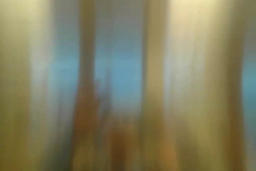
#> input picture Frames/img0001.png, 256 x 171 px, shrunk from 720 x 480 before the run, found by its file name; the run also reads 1 picture not shown here
$ python poravnava.py
#> lines starting #> are read from the running program, lines starting #| are printed output that depends on the picture; after the words box and inside, x2 and y2 are one past the last pixel; in counts of white or black regions, pixels touching at a corner belong together
### piramidna_poskus2.py
from scipy.ndimage.filters import convolve
import numpy as np

from interpolacija import interpn

from funkcije import showImage
import cv2
import scipy.ndimage as ni
#predlagan s strani Horn- Schunck, redefiniram (uposteva Neumanove robne pogoje sistema diff enačb):
kernelAvg = np.array([[1/12, 1/6, 1/12],
                        [1/6,    0, 1/6],
                        [1/12, 1/6, 1/12]], dtype=np.float32)


kernelX = np.array([[-1, 1],
                        [-1, 1]])*(1/4)

kernelY = np.array([[-1, -1],
                        [1, 1]]) *(1/4)

kernelT = np.array([[1, 1],
                        [1, 1]]) *(1/4)
def discreteGaussian2D(iSigma):
    U = int(2*np.ceil(3*iSigma) +1)
    V = U
    oKernel = np.zeros((U,V))
    for u in list(range(int(-(U-1)/2), int((U-1)/2)+1, 1)):
        for v in list(range(int(-(V-1)/2), int((V-1)/2)+1, 1)):
            oKernel[u+int((U-1)/2),v+int((V-1)/2)] = ((2*np.pi)**(-1)*iSigma**(-2))*np.exp(-(u**2+v**2)/2/iSigma**2)

    return oKernel/np.sum(oKernel)


def bicubicInterpolateWarp(I2,U,V):
    dy,dx=I2.shape
    x = np.arange(0, dx, 1)
    y = np.arange(0, dy, 1)
    Y, X = np.meshgrid(y, x, indexing='ij')  #tocke prej
    f = I2
    xi = np.arange(0, dx, 1.0)
    yi = np.arange(0, dy, 1.0)
    Yi, Xi = np.meshgrid(yi, xi, indexing='ij')#tocke potem
    Xi -= U
    Yi -= V
    fi = interpn([Yi, Xi], [y, x], f,order=3) #3. red
    return fi

def upscaleDownscaleInterp(I,nj):
    '''
    I: image to scale, nj>1 upscale, nj<1 downscale
    '''

    dy,dx=I.shape
    x = np.arange(0, dx, 1)
    y = np.arange(0, dy, 1)
    Y, X = np.meshgrid(y, x, indexing='ij')  #tocke prej
    f = I
    xi = np.arange(0, dx, 1/nj)
    yi = np.arange(0, dy, 1/nj)
    Yi, Xi = np.meshgrid(yi, xi, indexing='ij')#tocke potem
    fi = interpn([Yi, Xi], [y, x], f,order=3) #3. red
    return fi

def imageGradient( iImage ):
    """Gradient slike s Sobelovim operatorjem"""
    iImage = np.array( iImage, dtype='float' )
    iSobel = np.array( ((0,0,0),(-1,0,1),(0,0,0)) )
    oGx = ni.convolve( iImage, iSobel, mode='constant' )
    oGy = ni.convolve( iImage, np.transpose( iSobel ), mode='constant' )
    return oGx, oGy


def HSOF(I1,I2,U,V,alpha,eps,Nmaxiter,Nwarps, w=1):

    #compute I2x,I2y
    #I2x=convolve(I1,kernelX,mode='nearest') + convolve(I2,kernelX,mode='nearest')
    #I2y=convolve(I1,kernelY,mode='nearest') + convolve(I2,kernelY,mode='nearest')
    I2x,I2y=imageGradient(I2)

    for n in range(1,Nwarps+1):
        #compute I2(x+h), I2x(x+h), I2y(x+h)
        I2w=bicubicInterpolateWarp(I2,U,V)
        I2xw=bicubicInterpolateWarp(I2x,U,V)
        I2yw=bicubicInterpolateWarp(I2y,U,V)

        Un=U
        Vn=V
        r=0
        stopCrit=1
        while (r<Nmaxiter) and stopCrit>eps:
            #print(U)
            #compute A(u) , A(v)
            Uk=np.copy(U)
            Vk=np.copy(V)
            Au=convolve(U,kernelAvg,mode='nearest')
            Av=convolve(V,kernelAvg,mode='nearest')
            Utmp=(1-w)*Uk + w*((I1-I2w+I2xw*Un-I2yw*(V-Vn))*I2xw+alpha**2*Au)/(np.square(I2xw)+alpha**2)
            Vtmp=(1-w)*Vk + w*((I1-I2w-I2xw*(U-Un)+I2yw*Vn)*I2yw+alpha**2*Av)/(np.square(I2yw)+alpha**2)
            U=Utmp
            V=Vtmp
            #compute stopping criterion
            stopCirt=1/np.size(I2)*np.sum( np.square((U-Uk))+ np.square((V-Vk)))
            r=r+1
    return U,V


def piramidna2(I1,I2,alpha,eps,nj,Nmaxiter,Nwarps,Nscales):

    # [6 lines of commented-out code are left out]
    I1s=[I1]
    I2s=[I2]
    Us=[np.zeros(I1.shape,dtype=np.float32)]
    Vs=[np.zeros(I1.shape,dtype=np.float32)]
    sigma0=0.6
    sigmanj=sigma0*np.sqrt(nj**(-2)-1)
    kernelGauss06nj=discreteGaussian2D(sigmanj)

    for s in range(1,Nscales):
        #glajenje pred decimacijo
        I1tmp=convolve(I1s[s-1],kernelGauss06nj)
        I2tmp=convolve(I2s[s-1],kernelGauss06nj)
        #downscale imgs
        I1d=upscaleDownscaleInterp(I1tmp,nj)
        I2d=upscaleDownscaleInterp(I2tmp,nj)
        #print(I1d.shape)
        #showImage(Itmp1)
        #showImage(Itmp2)
        I1s.append(I1d)
        I2s.append(I2d)
        Us.append(np.zeros(I1d.shape,dtype=np.float32))
        Vs.append(np.zeros(I1d.shape,dtype=np.float32))


    #U=np.zeros(I1s[len(I1s)-1].shape,dtype=np.float64)
    #V=np.zeros(I1s[len(I1s)-1].shape,dtype=np.float64)

    for s in range(Nscales-1,-1,-1):
        U,V=HSOF(I1s[s],I2s[s],Us[s],Vs[s],alpha,eps,Nmaxiter,Nwarps)
        if s!=0:
            # [5 lines of commented-out code are left out]
            U=cv2.resize(U, dsize=(I1s[s-1].shape[1],I1s[s-1].shape[0]), interpolation=cv2.INTER_CUBIC) #pazi, dsize je kot x,y!!!
            V=cv2.resize(V, dsize=(I1s[s-1].shape[1],I1s[s-1].shape[0]), interpolation=cv2.INTER_CUBIC) #pazi, dsize je kot x,y!!!
            #print(U.shape)
            Us[s-1]=1/nj*U
            Vs[s-1]=1/nj*V
    return U,V

# [10 lines that do not run on import are left out]

### interpolacija.py
from scipy.ndimage import map_coordinates
import numpy as np

#vir: kolegi iz biomedicinske tehnike so imeli to priloženo na vajah

def interpn(ti, t, f, order=1, **kwargs):
    '''
    Interpolacija ND funkcij definiranih na enakomerni mreži točk.

    Parametri
    ---------
    ti : podatkovno polje
        Seznam komponent točk v katerih je potrebno izračunati
        (interpolirati) funkcijske vrednosti.
    t : podatkovno polje
        Seznam vektorjev enakomerno razporejenih vzorčnni točk vzdolž vseh
        koordinatnih osi (razsežnosti).
    f : podatkovno polje
        Funkcijske vrednosti na ND mreži vzorčnih točkah, ki jo napenjajo
        vektorji v t. Velikost podatkovnega polja f mora
        ustrezati (t[0].size, t[1].size, ..., t[-1].size).
    order : int, neobvezno
        Red interpolacije. 0 - najbližji sosed, 1 - linearna ...
    kwargs : razno, neobvezno
        Preostali poimensko podani parametri se posredujejo funkciji
        map_coordinates.

    Vrne
    ----
    fti : podatkovno polje
        Funkcijske vrednosti v točkah f[t[0], t[1], ..., t[-1]].

    Primer
    ------
    >>> import numpy as np
    >>> from matplotlib import pyplot as pp
    >>> from mpl_toolkits.mplot3d import Axes3D
    >>>
    >>> x = np.linspace(-1, 1, 15)
    >>> y = np.linspace(-1, 1, 10)
    >>> Y, X = np.meshgrid(y, x, indexing='ij')
    >>> f = 1.0/(X**2 + Y**2 + 1)
    >>>
    >>> xi = np.linspace(0, 1, 30)
    >>> yi = np.linspace(0, 1, 30)
    >>> Yi, Xi = np.meshgrid(yi, xi, indexing='ij')
    >>> fi = interpn([Yi, Xi], [y, x], f)
    >>>
    >>> fig = pp.figure()
    >>> ax = fig.add_subplot(111, projection='3d')
    >>> ax.plot_wireframe(X, Y, f, color='r', label='vzorčne točke')
    >>> ax.plot_wireframe(Xi, Yi, fi, color='g', label='interpolirane vrednosti')
    >>> ax.legend()
    '''

    f = np.asarray(f)

    if t is not None:
        N = len(t) # space dimensionality
        if N != len(ti):
            raise IndexError('Dimensions of the coordinates must agree!')

        tind = []
        for i in range(N):
            if t[i] is not None:
                tmp = t[i].flatten()
                tind.append((ti[i] - tmp[0])*
                            ((tmp.size - 1)/(tmp[-1] - tmp[0])))
            else:
                tind.append(ti[i])
    else:
        tind = ti
    return map_coordinates(f, np.asarray(tind), order=order, **kwargs)

### plots_and_reads.py
from PIL import Image
import re
import numpy
import matplotlib.pyplot as plt
import numpy as np
import PIL.Image as im
from funkcije import saveImage
# [5 lines left out: function convertToGray, not called in this run]
'''
def read_pgm(filename, byteorder='>'): #vir stackoverflow https://stackoverflow.com/questions/7368739/numpy-and-16-bit-pgm
    """Return image data from a raw PGM file as numpy array.

    Format specification: http://netpbm.sourceforge.net/doc/pgm.html

    """
    with open(filename, 'rb') as f:
        buffer = f.read()
    try:
        header, width, height, maxval = re.search(
            b"(^P5\s(?:\s*#.*[\r\n])*"
            b"(\d+)\s(?:\s*#.*[\r\n])*"
            b"(\d+)\s(?:\s*#.*[\r\n])*"
            b"(\d+)\s(?:\s*#.*[\r\n]\s)*)", buffer).groups()
    except AttributeError:
        raise ValueError("Not a raw PGM file: '%s'" % filename)

    return convertToGray(np.array(numpy.frombuffer(buffer,
                            dtype='u1' if int(maxval) < 256 else byteorder+'u2',
                            count=int(width)*int(height),
                            offset=len(header)
                            ).reshape((int(height), int(width))), dtype='float'))
'''

# [35 lines left out: functions showImage, genImgsIntoArray, not called in this run]


def quiverOnImage(u, v, iImage, scale=3, step=5,showOrSave='show',path=''):
    """
    na novo napisan quiver plot, da lahko rišem bolj na redko
    """
    u=-u #
    v=-v #
    ax = plt.figure().gca()
    ax.imshow(iImage, cmap='gray', origin='upper')
    for i in range(0, u.shape[0], step):
        for j in range(0, v.shape[1], step):
            ax.arrow(j,i, u[i, j]*scale, v[i, j]*scale, color='red',
                     head_width=1.5, head_length=1) #navadni quiverplot mi ni sluzil dobro, zato sem ga spisal na roke
    plt.draw()
    if showOrSave=='show':
        plt.show()
    elif showOrSave=='save':
        plt.savefig(path+'.png')

def convertHSV2RGB( iImage):
    #pretvorba barvne slike iz barvnega prostora HSV v RGB
    iImage = iImage.astype('float') #vrača uint8 sliko
    h = iImage[:,:,0]
    s = iImage[:,:,1]
    v = iImage[:,:,2]

    C = v * s
    X = C * (1.0 - np.abs( ( (h/60.0) % 2.0 ) -1 ) )
    m = v - C

    r = np.zeros_like( h )
    g = np.zeros_like( h )
    b = np.zeros_like( h )

    r[ (h>=0.0) * (h<60.0) ] = C[ (h>=0.0) * (h<60.0) ]
    g[ (h>=0.0) * (h<60.0) ] = X[ (h>=0.0) * (h<60.0) ]

    r[ (h>=60.0) * (h<120.0) ] = X[ (h>=60.0) * (h<120.0) ]
    g[ (h>=60.0) * (h<120.0) ] = C[ (h>=60.0) * (h<120.0) ]

    g[ (h>=120.0) * (h<180.0) ] = C[ (h>=120.0) * (h<180.0) ]
    b[ (h>=120.0) * (h<180.0) ] = X[ (h>=120.0) * (h<180.0) ]

    g[ (h>=180.0) * (h<240.0) ] = X[ (h>=180.0) * (h<240.0) ]
    b[ (h>=180.0) * (h<240.0) ] = C[ (h>=180.0) * (h<240.0) ]

    r[ (h>=240.0) * (h<300.0) ] = X[ (h>=240.0) * (h<300.0) ]
    b[ (h>=240.0) * (h<300.0) ] = C[ (h>=240.0) * (h<300.0) ]

    r[ (h>=300.0) * (h<360.0) ] = C[ (h>=300.0) * (h<360.0) ]
    b[ (h>=300.0) * (h<360.0) ] = X[ (h>=300.0) * (h<360.0) ]

    r = r + m
    g = g + m
    b = b + m

    #ustvari izhodno sliko
    oImage = np.zeros_like( iImage )
    oImage[:,:,0] = r
    oImage[:,:,1] = g
    oImage[:,:,2] = b


    #zaokrozevanje vrednosti
    oImage = 255.0 * oImage
    oImage[oImage>255.0]= 255.0
    oImage[oImage<0.0] = 0.0

    oImage = oImage.astype('uint8')


    return oImage

'''
def scaleImage(iImage, iSlopeA, iIntersectionB):
    iImageType = iImage.dtype
    iImage = iImage.astype('float')
    oImage = iSlopeA*iImage + iIntersectionB
    if iImageType.kind in ('u' , 'i'):
        oImage[oImage<np.iinfo(iImageType).min]=np.iinfo(iImageType).min
        oImage[oImage>np.iinfo(iImageType).max]=np.iinfo(iImageType).max  ##omejiti moramo podatke na omejitve input tipa
    return np.array(oImage, dtype = iImageType)

def windowImage( iImage, iCenter, iWidth ):
    iImageType = iImage.dtype
    if iImageType.kind in ('u','i'):
        iMaxValue= np.iinfo(iImageType).max
        iMinValue= np.iinfo(iImageType).min

    else:
        iMaxValue = np.max(iImage)
        iMinValue = np.min(iImage)
    iRange = iMaxValue - iMinValue

    iSlopeA = iRange/float(iWidth)
    iInterceptB = -iSlopeA * (float(iCenter) - iWidth/2)


    return scaleImage(iImage, iSlopeA, iInterceptB)

def window_middle80_parameters(image):
    # YOUR CODE HERE
    sortirana=np.array(sorted(image.flatten()))
    #print(len(sortirana))
    ind_0_1=int(len(sortirana)*0.1)-1
    val_0_1=sortirana[ind_0_1]
    ind_0_9=int(len(sortirana)*0.9)-1
    val_0_9=sortirana[ind_0_9]

    w=val_0_9-val_0_1
    c=(val_0_1+val_0_9)/2

    return (c, w)
'''

import cv2
def optFlowColorVisualisation(u,v,iImage,showOrSave='show',path=''):
    '''
    Vizualizacja optičnega toka z barvami.
    Polarni kot in dolžina vektroja optičnega toka (u,v) določata h in s kanal hsv

    '''
    u=-u #obrnem optični tok, ker rišem iz slike 1 v dva, tok pa računam iz 2 v 1
    v=-v #
    #u, v v kot in dolz
    iImage=np.array(iImage)
    kot=(np.arctan2(-v,u)/np.pi*180) %360
    dolz=np.sqrt(np.square(u)+np.square(v))
    h = kot
    kot[np.isnan( kot )] = 0
    #s = np.divide( (dolz-np.amin(dolz)),(np.amax(dolz)-np.amin(dolz)))
    #s[np.isnan( s )] = 0
    #s = np.ones(iImage.shape)
    s = cv2.normalize(dolz, None, 0, 1, cv2.NORM_MINMAX)
    v = np.ones(iImage.shape) #value naj bo vedno 1
    iRGB=convertHSV2RGB(np.dstack((h,s,v)))
    if showOrSave=='show':
        plt.figure()
        plt.imshow(iRGB)
        plt.show()
    elif showOrSave=='save':
        plt.figure()
        plt.imshow(iRGB)
        plt.savefig(path+'.png')
    #    saveImage(path,np.array(iRGB),'png')

### funkcije.py
# -*- coding: utf-8 -*-
"""
Created on Mon May 25 10:16:43 2015

@author: Ziga Spiclin

Vaja 10: Sledenje in analiza gibanja
"""

import scipy.ndimage as ni
import matplotlib.pyplot as plt
import matplotlib.cm as cm
import numpy as np
import scipy as sp
from scipy.interpolate import interpn
import matplotlib.animation as animation

#------------------------------------------------------------------------------
# POMOZNE FUNKCIJE
# [78 lines left out: functions showImage, colorToGray, discreteConvolution2D, imageGradient, decimateImage2D, not called in this run]

def interpolate1Image2D( iImage, iCoorX, iCoorY ):
    """Funkcija za interpolacijo prvega reda"""
    # pretvori vhodne spremenljivke v np polje
    iImage = np.asarray( iImage )
    iCoorX = np.asarray( iCoorX )
    iCoorY = np.asarray( iCoorY )
    # preberi velikost slike in jedra
    dy, dx = iImage.shape
    # ustvari 2d polje koordinat iz 1d vhodnih koordinat (!!!)
    if np.size(iCoorX) != np.size(iCoorY):
        print('Stevilo X in Y koordinat je razlicno!')
        iCoorX, iCoorY = np.meshgrid(iCoorX, iCoorY, sparse=False, indexing='xy')
    #------------------------------- za hitrost delovanja
    return interpn( (np.arange(dy),np.arange(dx)), iImage, \
                      np.dstack((iCoorY,iCoorX)),\
                      method='linear', bounds_error=False)\
                      .astype( iImage.dtype )

def transAffine2D( iScale=(1, 1), iTrans=(0, 0), iRot=0, iShear=(0, 0) ):
    """Funkcija za poljubno 2D afino preslikavo"""
    iRot = iRot * np.pi / 180
    oMatScale = np.matrix( ((iScale[0],0,0),(0,iScale[1],0),(0,0,1)) )
    oMatTrans = np.matrix( ((1,0,iTrans[0]),(0,1,iTrans[1]),(0,0,1)) )
    oMatRot = np.matrix( ((np.cos(iRot),-np.sin(iRot),0),\
                          (np.sin(iRot),np.cos(iRot),0),(0,0,1)) )
    oMatShear = np.matrix( ((1,iShear[0],0),(iShear[1],1,0),(0,0,1)) )
    # ustvari izhodno matriko
    oMat2D = oMatTrans * oMatShear * oMatRot * oMatScale
    return oMat2D

def transformImage( iImage, oMat2D ):
    """Preslikaj 2D sliko z linearno preslikavo"""
    # ustvari diskretno mrezo tock
    gx, gy = np.meshgrid( range(iImage.shape[1]), \
                          range(iImage.shape[0]), \
                          indexing = 'xy' )
    # ustvari Nx3 matriko vzorcnih tock
    pts = np.vstack( (gx.flatten(), gy.flatten(), np.ones( (gx.size,))) ).transpose()
    # preslikaj vzorcne tocke
    pts = np.dot( pts, oMat2D.transpose() )
    # ustvari novo sliko z interpolacijo sivinskih vrednosti
    oImage = interpolate1Image2D( iImage, \
                                  pts[:,0].reshape( gx.shape ), \
                                  pts[:,1].reshape( gx.shape ) )
    oImage[np.isnan( oImage )] = 0
    return oImage

# [82 lines left out: functions showVideo, drawPathToFrame, loadVideo, not called in this run]

# test funkcije
# [9 lines that do not run on import are left out]

#%% Naloga 2: Funkcija za poravnavo z Lucas-Kanade postopkom
# [33 lines left out: function regLucasKanade, not called in this run]

# test funkcije
# [15 lines that do not run on import are left out]

#%% Naloga 3: Funkcija za poravnavo s piramidnim Lucas-Kanade postopkom
# [25 lines left out: function regPyramidLK, not called in this run]

# test funkcije
# [15 lines that do not run on import are left out]

#%% Naloga 4: Funkcija za sledenje tarci z Lucas-Kanade postopkom
# [26 lines left out: function trackTargetLK, not called in this run]

# test funkcije
# [12 lines that do not run on import are left out]
def saveImage(iPath, iImage, iFormat):
    '''
    Shrani sliko v standardnem formatu (bmp, jpg, png, tif, gif, idr.)

    Parameters
    ----------
    iPath : str
        Pot do slike z željenim imenom slike
    iImage : numpy.ndarray
        Matrična predstavitev slike
    iFormat : str
        Željena končnica za sliko (npr. 'bmp')

    Returns
    ---------
    Nothing

    '''
    from PIL import Image
    if iImage.ndim == 3:
        iImage = np.transpose(iImage,[1,2,0])

    img = Image.fromarray(iImage) # ustvari slikovni objekt iz matrike
    img=img.convert('RGB')
    img.save(iPath.split('.')[0] + '.' + iFormat)

### poravnava.py
from funkcije import transformImage,transAffine2D,showImage,saveImage
from hornSchunk import HornSchunck
from PIL import Image
import matplotlib.pyplot as plt
from matplotlib.pyplot import hist2d
from plots_and_reads import quiverOnImage,optFlowColorVisualisation
import numpy as np
from horn_schunck_piramida import HSpiramida
import scipy as si
oPar=[-3,-3]
# [9 lines of commented-out code are left out]
imgFixColor=np.array(Image.open('C:/koncniRV/Frames/img0001.png'))
#> imgFixColor is the input picture: shape (171, 256, 3); mean R, G, B 128.9, 126.3, 97
iImgMovColor=np.array(Image.open('C:/koncniRV/Frames/img0002.png'))
imgFix = np.array(Image.open('C:/koncniRV/Frames/img0001.png').convert('L'), dtype=np.float32)
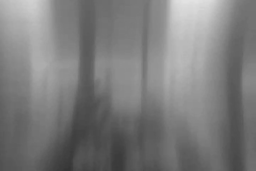
#> imgFix: shape (171, 256) float32; min 53, max 226, mean 123.7
iImgMov = np.array(Image.open('C:/koncniRV/Frames/img0002.png').convert('L'), dtype=np.float32)
#print(np.array(iImgMov))
#u,v=HornSchunck(imgFix,iImgMov,0.1,100)
#parInv=(si.median(u),si.median(v)) #parametri inverzne preslikave, mediana ni ok
im1=imgFix
im2=iImgMov
from piramidna_poskus2 import  piramidna2,bicubicInterpolateWarp

#u,v=piramidna2(imgFix,iImgMov,alpha=0.3,eps=0.0001,nj=0.5,nScales=5,nWarps=10,maxiter=150)
u,v=piramidna2(imgFix,iImgMov,7,0.001,0.5,150,10,5)
#> after the loop in piramidna2, `for s in range(1,Nscales):`: I1s = 5 items
#> the loop in piramidna2, `for s in range(Nscales-1,-1,-1):` made 5 passes
print('u',u,u.shape)
#> (printed output is left out)

quiverOnImage(u,v,imgFix,scale=1,step=10)
optFlowColorVisualisation(u,v,imgFix) #še ne dela ok.
#> in optFlowColorVisualisation, `v = np.ones(iImage.shape)`: v: shape (171, 256) float64; every value is 1
#> in convertHSV2RGB, `m = v - C`:
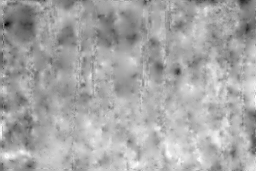
#> m: shape (171, 256) float64; min 0, max 1, mean 0.657
#> in convertHSV2RGB, `r = np.zeros_like( h )`: r: shape (171, 256) float64; every value is 0
#> in convertHSV2RGB, `r[ (h>=0.0) * (h<60.0) ] = C[ (h>=0.0) * (h<60.0) ]`: r: shape (171, 256) float64; min 0, max 0.0842, mean 1.19e-05
#> in convertHSV2RGB, `g[ (h>=0.0) * (h<60.0) ] = X[ (h>=0.0) * (h<60.0) ]`: g: shape (171, 256) float64; min 0, max 0.0684, mean 5.76e-06
#> in convertHSV2RGB, `r[ (h>=60.0) * (h<120.0) ] = X[ (h>=60.0) * (h<120.0) ]`: r: shape (171, 256) float64; min 0, max 0.193, mean 0.00104
#> in convertHSV2RGB, `g[ (h>=60.0) * (h<120.0) ] = C[ (h>=60.0) * (h<120.0) ]`: g: shape (171, 256) float64; min 0, max 0.593, mean 0.00777
#> in convertHSV2RGB, `r[ (h>=240.0) * (h<300.0) ] = X[ (h>=240.0) * (h<300.0) ]`:
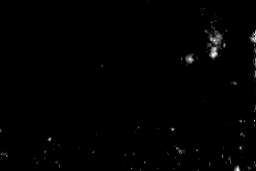
#> r: shape (171, 256) float64; min 0, max 0.193, mean 0.00121; drawn with min black and max white
#> in convertHSV2RGB, `b[ (h>=240.0) * (h<300.0) ] = C[ (h>=240.0) * (h<300.0) ]`:
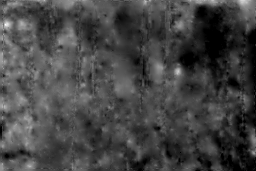
#> b: shape (171, 256) float64; min -3.32e-20, max 1, mean 0.27; drawn with min black and max white
#> in convertHSV2RGB, `r[ (h>=300.0) * (h<360.0) ] = C[ (h>=300.0) * (h<360.0) ]`: r: shape (171, 256) float64; 0.02% of pixels changed, all inside (x1, y1, x2, y2) = (5, 152, 199, 164)
#> in convertHSV2RGB, `g = g + m`:
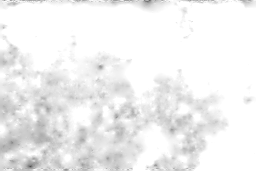
#> g: shape (171, 256) float64; min 0.311, max 1, mean 0.942
#> in convertHSV2RGB, `b = b + m`:
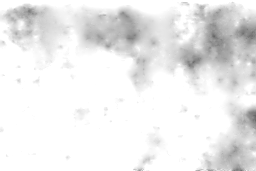
#> b: shape (171, 256) float64; min 0.407, max 1, mean 0.927
#> in convertHSV2RGB, `oImage = np.zeros_like( iImage )`: oImage: shape (171, 256, 3) float64; every value is 0
#> in convertHSV2RGB, `oImage[:,:,2] = b`:
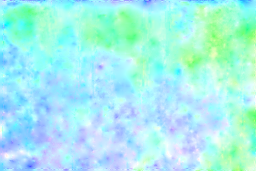
#> oImage: shape (171, 256, 3) float64; mean of channels 0, 1, 2 0.658, 0.942, 0.927; drawn as R, G, B
nbins=1000
razpon=(-5,5)
h,xe,ye,m=hist2d(u.flatten(),v.flatten(),bins=(nbins,nbins), range=(razpon,razpon))
#> xe = 1001 values from -5 to 5; ye = 1001 values from -5 to 5
najskup=np.argmax(h)
#> najskup = 572471
najy,najx=int(najskup%nbins),int(najskup//nbins)
#> najy = 471; najx = 572
parInv=[ razpon[0] + (razpon[1]-razpon[0])/nbins*(najx-1), razpon[0] + (razpon[1]-razpon[0])/nbins*(najy-1) ]
#> parInv = [0.71, -0.3]
iBack=transformImage(iImgMov,transAffine2D(iTrans = (-parInv[0],-parInv[1])))
#> in transAffine2D, `iRot = iRot * np.pi / 180`: iRot = 0
#> in transAffine2D, `oMatScale = np.matrix( ((iScale[0],0,0),(0,iScale[1],0),(0,0,1)) )`: oMatScale = [[1, 0, 0], [0, 1, 0], [0, 0, 1]]
#> in transAffine2D, `oMatTrans = np.matrix( ((1,0,iTrans[0]),(0,1,iTrans[1]),(0,0,1)) )`: oMatTrans = [[1, 0, -0.71], [0, 1, 0.3], [0, 0, 1]]
#> in transAffine2D, `oMatRot = np.matrix( ((np.cos(iRot),-np.sin(iRot),0),\ (np.sin(iRot),n..`: oMatRot = [[1, 0, 0], [0, 1, 0], [0, 0, 1]]
#> in transAffine2D, `oMat2D = oMatTrans * oMatShear * oMatRot * oMatScale`: oMat2D = [[1, 0, -0.71], [0, 1, 0.3], [0, 0, 1]]
#> in interpolate1Image2D, `dy, dx = iImage.shape`: dy = 171; dx = 256
plt.imshow(iBack,cmap='gray')
plt.show()
plt.imshow(imgFix-iBack,cmap='gray')
plt.show()
#iBackColor=transformImage(iImgMovColor,transAffine2D(iTrans = (-parInv[0],-parInv[1])))
saveImage('C:/koncniRV/Frames/2v1',iBack,'png')
saveImage('C:/koncniRV/Frames/1',im1,'png')
saveImage('C:/koncniRV/Frames/2',im2,'png')
saveImage('C:/koncniRV/Frames/2v1warp',bicubicInterpolateWarp(im2,u,v),'png')

#print('end')
#?
